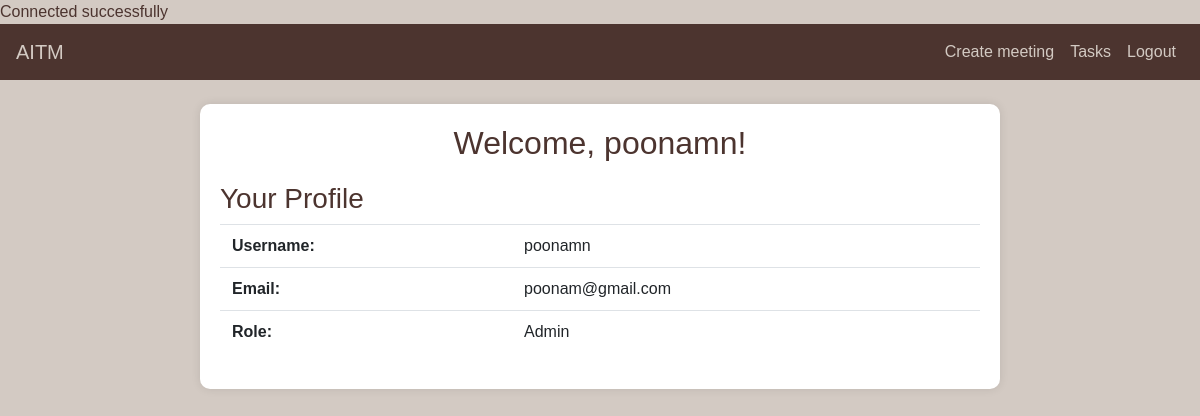
/profile.php (signed in), run on the app's committed database.
### tables this page shows
CREATE TABLE `users` (
  `Username` varchar(255) NOT NULL,
  `Email` varchar(50) NOT NULL,
  `Password` varchar(255) NOT NULL,
  `role` enum('Principal','HOD','Staff','Admin') NOT NULL,
  `id` int(11) NOT NULL
);

### profile.php (the view, shortened to what this page needs)
<?php
require_once('includes/db_connect.php');
$username = htmlspecialchars($_SESSION['Username']);
$sql = "SELECT * FROM users WHERE username = ?";
$stmt = $conn->prepare($sql);
$stmt->bind_param('s', $username);
$stmt->execute();
$result = $stmt->get_result();
$userProfile = $result->fetch_assoc();
?>
<!DOCTYPE html>
<html lang="en">
<head>
    <link rel="stylesheet" href="https://maxcdn.bootstrapcdn.com/bootstrap/4.5.2/css/bootstrap.min.css">
</head>
<body>
    <nav class="navbar navbar-expand-lg navbar-dark bg-dark">
        <a class="navbar-brand" href="home.php">AITM </a>
        <div class="collapse navbar-collapse" id="navbarNav">
            <ul class="navbar-nav ml-auto">
                <li class="nav-item">
                    <a class="nav-link" href="createmeeting.php">Create meeting</a>
                </li>
                <li class="nav-item">
                    <a class="nav-link" href="task.php">Tasks</a>
                </li>
                <li class="nav-item">
                    <a class="nav-link" href="logout.php">Logout</a>
                </li>
            </ul>
        </div>
    </nav>
    <div class="container mt-4">
        <h2>Welcome, <?php echo $username; ?>!</h2>
        <div class="profile-info">
            <h3>Your Profile</h3>
            <table class="table">
                <tr>
                    <th>Username:</th>
                    <td><?php echo htmlspecialchars($userProfile['Username']); ?></td>
                </tr>
                <tr>
                    <th>Email:</th>
                    <td><?php echo htmlspecialchars($userProfile['Email']); ?></td>
                </tr>
                <tr>
                    <th>Role:</th>
                    <td><?php echo htmlspecialchars($userProfile['role']); ?></td>
                </tr>
            </table>
        </div>
    </div>
</body>
</html>

### profile.php (style rules this page uses)
body { font-family: Arial, sans-serif; background-color: #D3CAC3; margin: 0; padding: 0; color: #4C342F; }
.container { max-width: 800px; margin: 50px auto; padding: 20px; background-color: #fff; box-shadow: 0 0 10px rgba(0, 0, 0, 0.1); border-radius: 10px; }
h2 { text-align: center; color: #4C342F; }
.profile-info { margin-top: 20px; }
.profile-info th { text-align: left; }
.navbar { background-color: #4C342F !important; }
.navbar-brand, .nav-link { color: #D3CAC3 !important; }

### data on the page
users: Username "poonamn", Email "poonam@gmail.com", role "Admin"

### other printed values
$username "poonamn"
